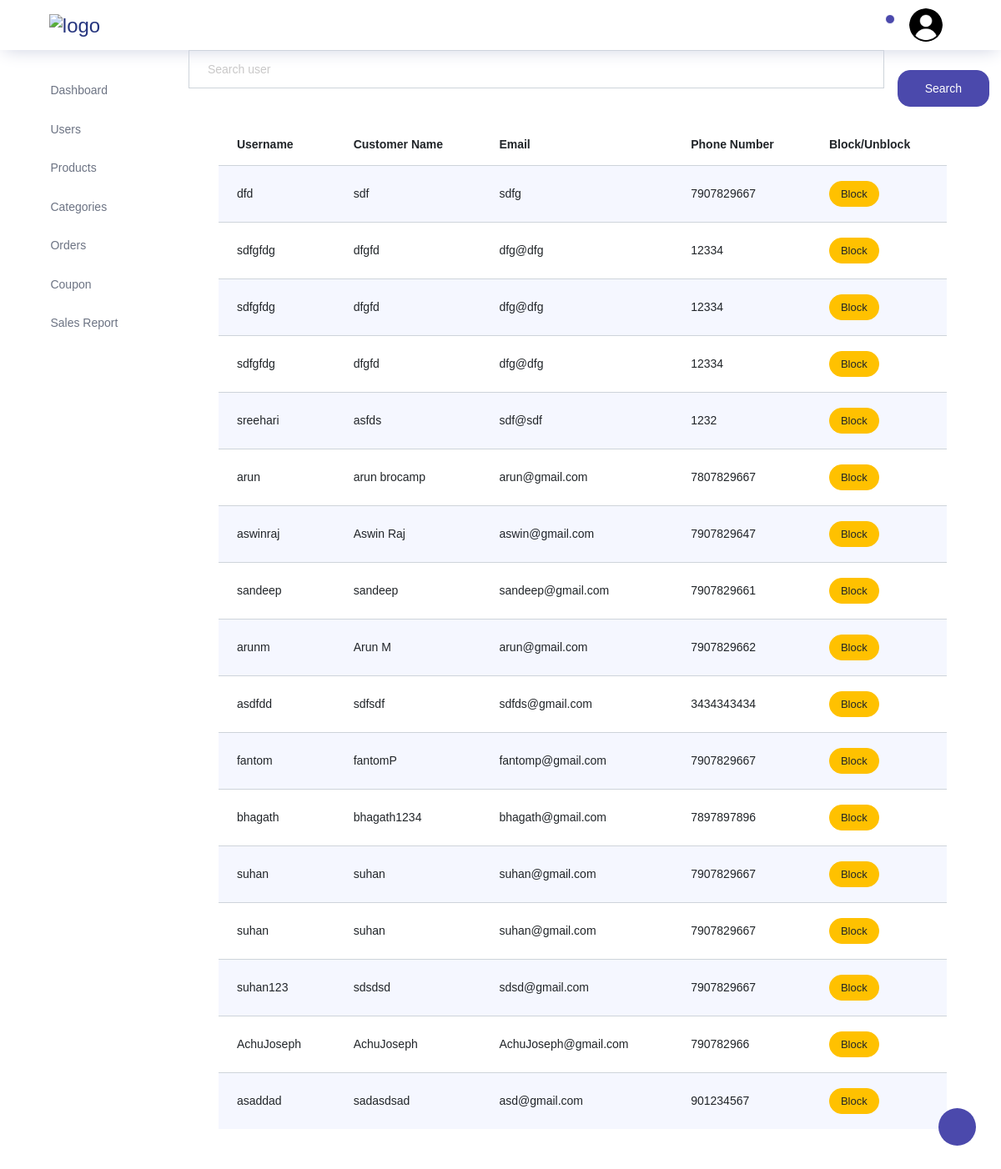
Page /storeadmin/users/ (signed in) on the earlier database version.
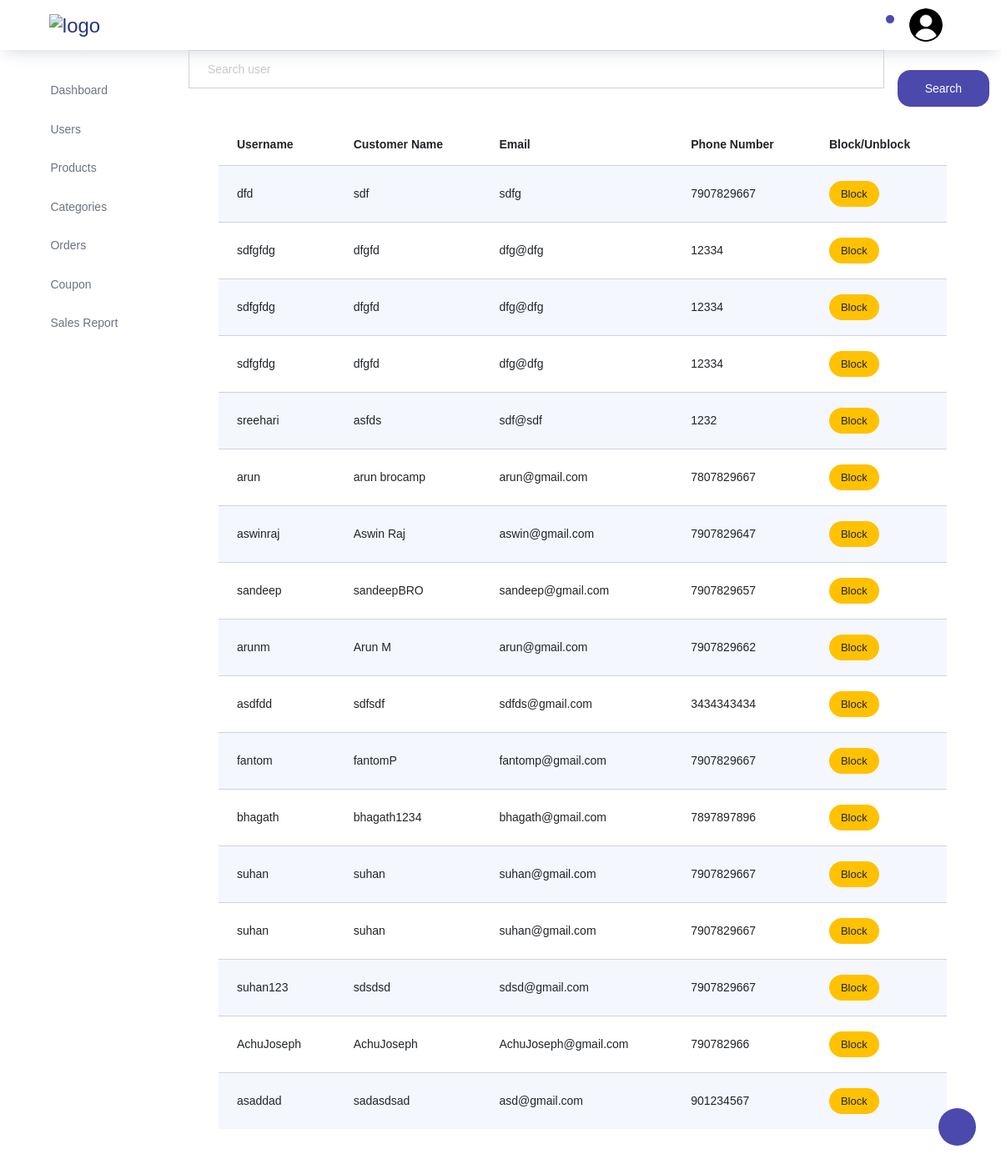
Same page on the later database version.
### store/models.py (models this page shows)
class Customers(models.Model):
    username=models.CharField(max_length=200,unique=True)
    name=models.CharField(max_length=200)
    email=models.CharField(max_length=200)
    phonenumber=models.IntegerField(max_length=200)
    password=models.CharField(max_length=200)
    repassword=models.CharField(max_length=200)
    isblocked=models.BooleanField(default=False)

### storeadmin/views.py (the view)
# urls.py: path("users/",views.users,name="admin_users"),
@never_cache
def users(request):
    if "adminname" in request.session:
        datas=Customers.objects.all()
        if request.method=="POST":
            enteredname=request.POST.get("searchitem")
            datas=Customers.objects.filter(username=enteredname)
            return render(request,"storeadmin/users/users.html",{"datas":datas})
        return render(request,"storeadmin/users/users.html",{"datas":datas})
    else:
        return redirect(adminsignin)

### storeadmin/templates/storeadmin/users/users.html (shortened to what this page needs)
{% extends 'storeadmin/index.html' %}
{% block content %}
<div class="container">
  <div class="container">
    <form action="" method="POST">{% csrf_token %}
      <div class="input-group">
        <input type="text" name="searchitem" class="form-control" id="navbar-search-input" placeholder="Search user" aria-label="search" aria-describedby="search">
        <div>
          <button type="submit" class="btn btn-primary btn-block mt-4 ml-3">Search</button>
        </div>
      </div>
    </form>
  </div>
  <div class="container">
    <div class="col-lg-12 grid-margin stretch-card">
      <div class="card">
        <div class="card-body">
          <div class="table-responsive">
            <table class="table table-striped">
              <thead>
                <tr>
                  <th>Username</th>
                  <th>Customer Name</th>
                  <th>Email</th>
                  <th>Phone Number</th>
                  <th>Block/Unblock</th>
                </tr>
              </thead>
              <tbody>
                {% for item in datas  %}
                <tr>
                  <td>{{item.username}}</td>
                  <td>{{item.name}}</td>
                  <td>{{item.email}}</td>
                  <td>{{item.phonenumber}}</td>
                  <td>
                    {% if item.isblocked %}
                    <a href="{% url 'admin_unblockuser' item.id %}" class="btn btn-success btn-sm">Unblock</a>
                    {% else %}
                    <a href="{% url 'admin_blockuser' item.id %}" class="btn btn-warning btn-sm">Block</a>
                    {% endif %}
                  </td>
                </tr>
                {% endfor %}
              </tbody>
            </table>
          </div>
        </div>
      </div>
    </div>
  </div>
</div>
{% endblock content %}

Differences in the rows shown:
changed Customers "sandeep": name "sandeep" → "sandeepBRO"; phonenumber "7907829661" → "7907829657"
